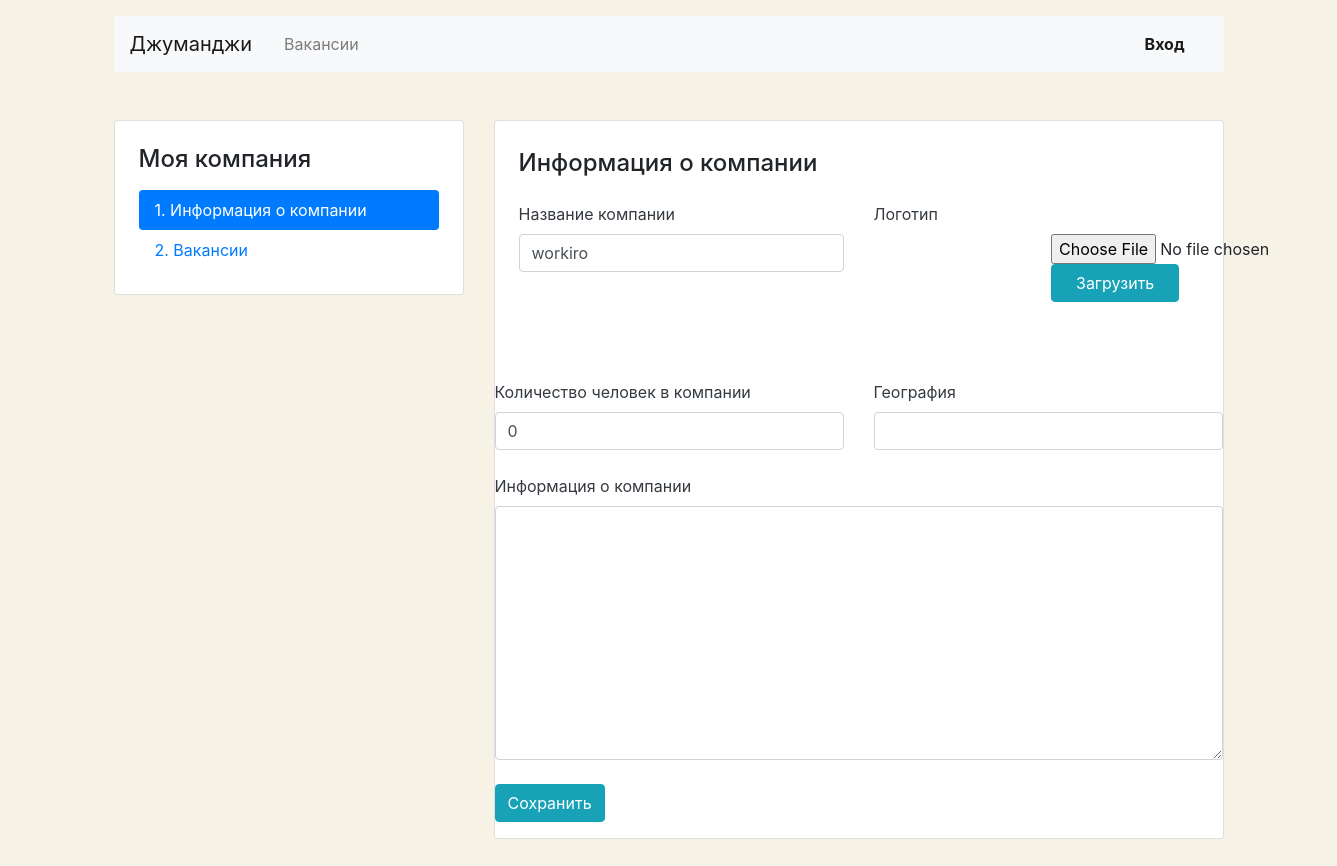
The page /mycompany/ on the database as committed earlier.
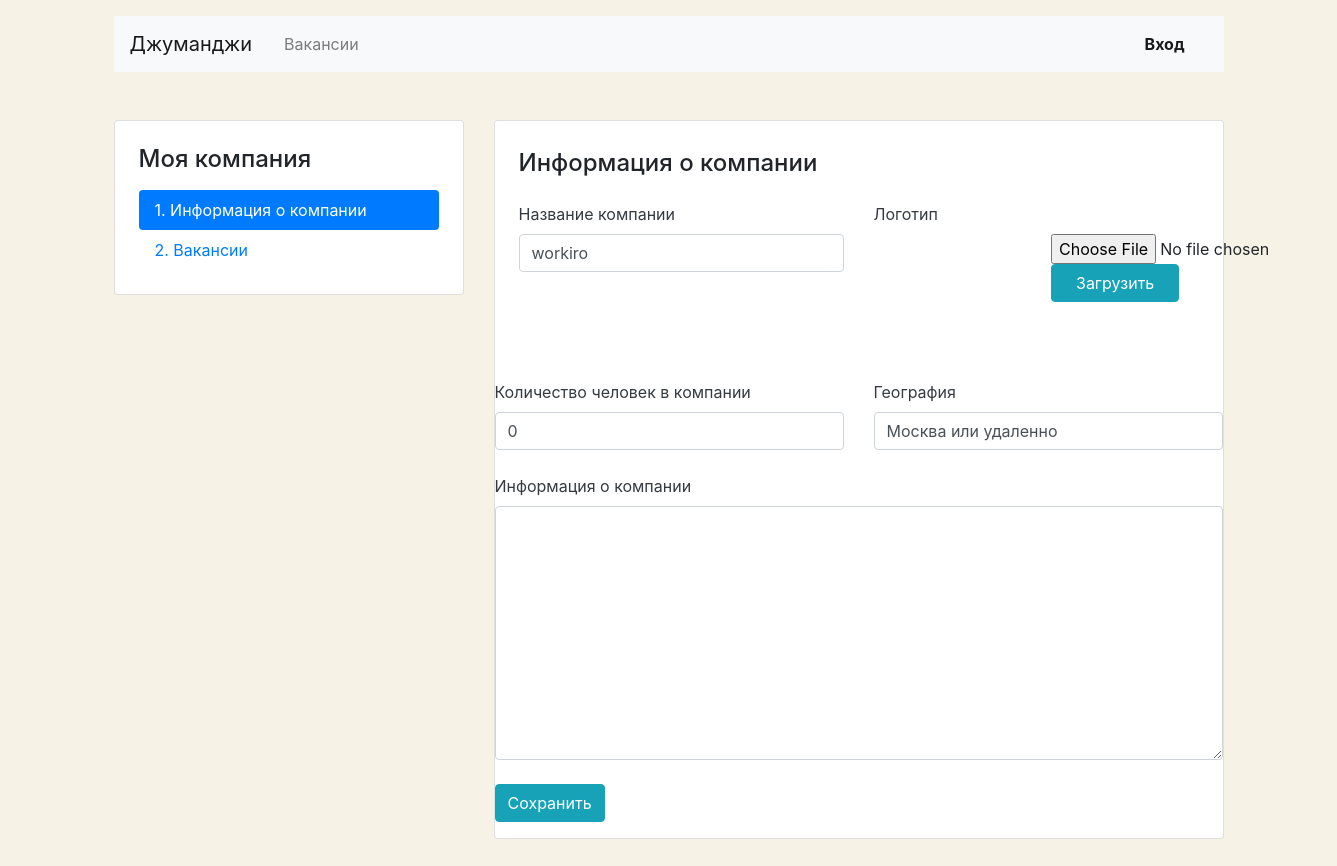
The same page on the database as committed later.
### app_jobsearch/models.py (models this page shows)
class Company(models.Model):
    name = models.CharField(max_length=128)
    location = models.CharField(max_length=32)
    logo = models.ImageField(upload_to=MEDIA_COMPANY_IMAGE_DIR, null=True)
    description = models.TextField()
    employee_count = models.IntegerField(default=0)
    owner = models.ForeignKey(User, on_delete=models.CASCADE, related_name='mycompany',
                              default=None, null=True)

### app_jobsearch/views.py (the view, shortened to what this page needs)
# urls.py: path('mycompany/', MyCompanyView.as_view(), name='user-company'),
class MyCompanyView(View):
    def get(self, request):
        user_company = Company.objects.filter(owner=request.user.id).values().first()
        if user_company is None:
            return render(request, 'app_jobsearch/company-create.html')
        form = CompanyForm(initial=user_company)
        context = {
            'form': form
        }
        return render(request, 'app_jobsearch/company-edit.html', context=context)

### app_jobsearch/forms.py
class CompanyForm(forms.Form):
    name = forms.CharField(max_length=128, widget=forms.TextInput(attrs={'class': 'form-control'}))
    location = forms.CharField(max_length=32, widget=forms.TextInput(attrs={'class': 'form-control'}))
    logo = forms.ImageField(allow_empty_file=True, required=False)
    description = forms.CharField(widget=forms.Textarea(attrs={'class': 'form-control'}))
    employee_count = forms.IntegerField(widget=forms.TextInput(attrs={'class': 'form-control'}))

### app_jobsearch/templates/app_jobsearch/company-edit.html (shortened to what this page needs)
{% extends 'app_jobsearch/base.html' %}
{% block main %}
  <main class="container mt-3 pb-5">
    <div class="row mt-5">
      <div class="col-12 col-lg-4">
        <aside class="pt-3 pb-4 px-4 mb-5 card">
          <h1 class="h4 pt-2 pb-2">Моя компания</h1>
          <div class="nav flex-column nav-pills">
            <a class="nav-link active" href="{% url 'user-company' %}">1. Информация о&nbsp;компании</a>
            <a class="nav-link" href="{% url 'user-vacancies' %}">2. Вакансии</a>
          </div>
        </aside>
      </div>
      <div class="col-12 col-lg-8">
        <div class="card">
          <div class="card-body px-4 pb-4">
            <section class="tab-pane fade show active">
              <h2 class="h4 pt-2 pb-3">Информация о&nbsp;компании</h2>
              <form method="post" action="{% url 'user-company' %}" enctype="multipart/form-data">{% csrf_token %}
                <div class="row">
                  <div class="col-12 col-md-6">
                    <div class="form-group pb-2">
                      <label class="mb-2 text-dark" for="companyName">Название компании</label>
                      {{ form.name }}
                    </div>
                  </div>
                  <div class="col-12 col-md-6">
                    <div class="form-group">
                      <label class="mb-2 text-dark" for="companyLogo">Логотип</label>
                      <div class="row align-items-center">
                        <div class="col-6">
                        </div>
                        <div class="col-6" style="position: relative;">
                          {{ form.logo }}
                            <input type="submit" class="btn btn-info px-4" value="Загрузить">
                          </div>
                          <div class="custom-file" style="">
                          </div>
                        </div>
                      </div>
                    </div>
                  </div>
                </div>
                <div class="row">
                  <div class="col-12 col-md-6">
                    <div class="form-group pb-2">
                      <label class="mb-2 text-dark" for="companyTeam">Количество человек в компании</label>
                      {{ form.employee_count }}
                    </div>
                  </div>
                  <div class="col-12 col-md-6">
                    <div class="form-group pb-2">
                      <label class="mb-2 text-dark" for="companyLocation">География</label>
                      {{ form.location }}
                    </div>
                  </div>
                </div>
                <div class="form-group pb-2">
                  <label class="mb-2 text-dark" for="companyInfo">Информация о&nbsp;компании</label>
                  {{ form.description }}
                </div>
                <div class="form-group">
                  <input type="submit" class="btn btn-info" value="Сохранить">
                </div>
          </div>
        </div>
      </div>
  </main>
{% endblock %}

Rows that differ between the two databases and show on the page:
changed Company "workiro": location (not shown) → "Москва или удаленно"
